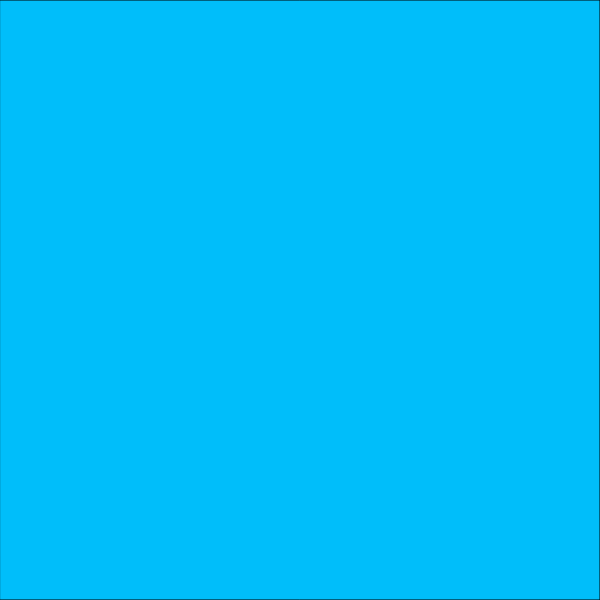
Frame 1 (no input)
Frame 60 (no input): identical to frame 1, image omitted
Frame 120 (the mouse pressed at the canvas centre since frame 60): identical to frame 1, image omitted

The p5.js sketch that drew this single still picture (run headless with seeded random() and noise() and a simulated clock; from frame 60 on, the mouse is pressed at the canvas centre):

// p5.js sketch
// ── sketch.js
function setup(){
    createCanvas(600, 600)
    background(200, 70, 80)
}
function draw(){
    fill(0, 190, 250)
    square(0, 0, 600)
    
}
function mouseClicked() {
    if (color === 0, 190, 250) {
    color = 25;
    } else {
    color = (200, 70, 80);
    }


}
